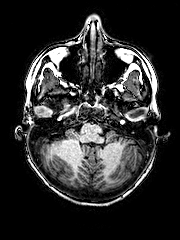
%> input picture Input Images/AX_1.png, 180 x 240 px
$ octave main2.m   (GNU Octave 9; MATLAB toolbox functions it lacks are replaced by stand-ins)
%> lines starting %> are read from the running program, lines starting %| are printed output that depends on the picture; in (x1, y1, x2, y2) boxes, pixels count from 0 and x2, y2 are one past the last pixel; in counts of white or black regions, pixels touching at a corner belong together; the program's own positions count from 1
### SegmentationT1wImage.m
function [output_segmentations] = SegmentationT1wImage(image)
% SEGMENTATIONT1WIMAGE - Perform multi-class segmentation on a T1-weighted image.
%
%   output_segmentations = SegmentationT1wImage(image)
%
%   Input:
%   - image: T1-weighted image to be segmented.
%
%   Output:
%   - output_segmentations: 3D array containing segmented regions.
%                           Dimensions: [image_height, image_width, num_classes]
%
%   Classes:
%   1. Background
%   2. Skull
%   3. CSF (Cerebrospinal Fluid)
%   4. White Matter
%   5. Grey Matter
%
%   Description:
%   This function takes a T1-weighted image as input and performs a series
%   of segmentation steps to identify different regions within the image.
%
%   Steps:
%   1. Background Segmentation: Identify background regions.
%   2. Skull Segmentation: Isolate the skull region.
%   3. Skull Stripping: Mask the brain only, containing CSF, White matter and Grey Matter.
%   4. CSF Segmentation: Identify CSF regions.
%   5. White Matter Segmentation: Indentify white matter regions.
%   6. Grey Matter Segmentation: Indentify grey matter regions.
%
%   See also: BackgroundSegmentation, SkullSegmentation, SkullStripFilter,
%             CSFSegmentation, WhiteMatterSegmentation, GreyMatterSegmentation.
%   Authors:
%   Roos Meijer, Paula Del Popolo, Ellen van Hulst, Erik van Riel.
%
%   Date of Submission:
%   December 14, 2023


% Making sure the image is double greyscale
if size(image, 3) > 1
   image = rgb2gray(image);
end

image= im2double(image);

% Get the size of the input image
[image_height, image_width] = size(image);
num_classes = 5;
output_segmentations = zeros(image_height, image_width, num_classes);

%% Background segmentation
bgrSegIm = BackgroundSegmentation(image);
output_segmentations(:, :, 1) = bgrSegIm;

%% Skull segmentation
skuSegIm = SkullSegmentation(image, bgrSegIm);
output_segmentations(:, :, 2) = skuSegIm;

%% Skull stripping
skullStripped = SkullStripFilter(skuSegIm, bgrSegIm);
% imshow(imcomplement(skullStripped) .* image);

%% CSF segmentation
csfSegIm = CSFSegmentation(image, skullStripped);
output_segmentations(:, :, 3) = csfSegIm;

%% White matter segmentation
whmSegIm = WhiteMatterSegmentation(image, csfSegIm, skullStripped);
output_segmentations(:, :, 4) = whmSegIm;

%% Grey matter segmentation
grmSegIm = GreyMatterSegmentation(whmSegIm ,csfSegIm, skullStripped);
output_segmentations(:, :, 5) = grmSegIm;

end

### Diagonal.m
function [D] = Diagonal(image)
% DIAGONALFACTOR - Calculate the diagonal factor of an image.
%
%   Input:
%   - image: Input image.
%
%   Output:
%   - D: Diagonal factor of the input image.
%
%   Description:
%   This function calculates the diagonal of the input image
%
%   Authors:
%   Roos Meijer, Paula Del Popolo, Ellen van Hulst, Erik van Riel.
%
%   Date of Submission:
%   December 14, 2023

[L, B] = size(image); % get size
D = sqrt(L*L + B*B); % calculate diagonal

end

### BackgroundSegmentation.m
function [outputImage] = BackgroundSegmentation(image)
% BACKGROUNDSEGMENTATION - Perform background segmentation on the input image.
%
%   Input:
%   - image: Input greyscale image.
%
%   Output:
%   - outputImage: Binary mask representing the segmented background.
%
%   Description:
%   This function performs background segmentation on the input greyscale image.
%   It uses a thresholding technique and morphological operations to create a
%   binary mask isolating the background.
%
%   Authors:
%   Roos Meijer, Paula Del Popolo, Ellen van Hulst, Erik van Riel.
%
%   Date of Submission:
%   December 14, 2023

D = Diagonal(image); % Diagonal of the image

% Threshold to get everything but the background
threshold = graythresh(image)/2;
maskImage = image > threshold;

% Close the gaps, strel based on diameter
maskImage = imclose(maskImage,strel('disk', round(0.05*D)));
maskImage = imcomplement(maskImage);

outputImage = maskImage;

end

### SkullSegmentation.m
function [outputImage] = SkullSegmentation(image, bgrSegIm)
% SKULLSEGMENTATION - Segment the skull in a T1-weighted image.
%
%   Input:
%   - image: Normalised T1-weighted greyscale image.
%   - bgrSegIm: Binary mask of the background segmentation.
%
%   Output:
%   - outputImage: Binary mask representing the segmented skull.
%
%   Description:
%   This function segments the skull in a T1-weighted image using a series
%   of morphological operations and thresholding techniques. It employs
%   erosion, dilation, and conditional dilation to refine the skull mask.
%
%   Authors:
%   Roos Meijer, Paula Del Popolo, Ellen van Hulst, Erik van Riel.
%
%   Date of Submission:
%   December 14, 2023

D = Diagonal(image); % Diagonal of the image

% Create the threshold image
bgrRemoved = imcomplement(bgrSegIm);
skullEroded = imerode(bgrRemoved, strel('disk', round(0.0333*D))); % erosion based on diameter to remove part of skull
BrainMasked= image.*skullEroded;
thrImage = BrainMasked> 0.2353 & BrainMasked< 0.90; % threshold to create gap between skull and brain, and to remove high intensities

% Morphological filters to cover the whole brain and remove the skull
erodedImage= erode_max(thrImage,D); % erode as much as possible;
mask = conditional_dilation(erodedImage, thrImage, strel('disk',1),round(0.0167*D));
mask = imfill(mask,"holes");
mask = imopen(mask,strel('disk',round(0.0067*D)));
mask = bwareafilt(logical(mask),[140 size(image,1)*size(image,2)]);
mask = imclose(mask,strel('disk', round(0.0667*D)));
mask = imdilate(mask,strel('disk',round(0.0167*D)));
mask = imfill(mask,"holes");

% Take out only the skull
outputImage = image > 0.1569;
outputImage(mask==1)=0;
outputImage = bwareafilt(outputImage,[250 size(image,1)*size(image,2)]);
outputImage = outputImage & bgrRemoved; % Make sure one pixel can not be in the background and skull mask


end

### erode_max.m
function [outputImage] = erode_max(image,D)
% ERODE_MAX - Perform erosion on the input image until one more iteration
%              would delete all pixels, then stop.
%
%   Input:
%   - image: Binary input image for erosion.
%   - D: Diagonal, for stopping criterion.
%
%   Output:
%   - outputImage: Resultant image after erosion.
%
%   Description:
%   This function performs erosion on the input binary image iteratively
%   using a disk-shaped structuring element of radius 1. It stops when one
%   more iteration would delete all pixels, ensuring a minimal erosion
%   while retaining connectivity.
%
%   See also: Diagonal
%
%   Authors:
%   Roos Meijer, Paula Del Popolo, Ellen van Hulst, Erik van Riel.
%
%   Date of Submission:
%   December 14, 2023

while true
    temp = imerode(image, strel('disk', 1));
    numPix = length(find(temp)) > 1;
    if numPix == 0
        break
    else
        image = temp;
    end
end
outputImage = image;
end

### conditional_dilation.m
function [image_out] = conditional_dilation(image_in, template_image, structure_element,condition)
% CONDITIONAL_DILATION - Perform conditional dilation on the input image.
%
%   Input:
%   - image_in: Input binary image for dilation.
%   - template_image: Template for element-wise multiplication after each dilation.
%   - structure_element: Structuring element for dilation.
%   - condition: Condition to terminate dilation (difference in white pixel count).
%
%   Output:
%   - image_out: Resultant image after conditional dilation.
%
%   Description:
%   This function performs conditional dilation on the input binary image. It
%   iteratively applies dilation using the specified structuring element and
%   terminates when the condition (change in the number of white pixels) is met.
%
%   Authors:
%   Roos Meijer, Paula Del Popolo, Ellen van Hulst, Erik van Riel.
%
%   Date of Submission:
%   December 14, 2023

% Preform dilation until condition is met
image_temp1 = image_in;
image_temp2 = imdilate(image_in, structure_element);
image_temp2 = image_temp2.*template_image;
    while length(find(image_temp2 ==1))-length(find(image_temp1 ==1))>condition
    image_temp1 = image_temp2;
    image_temp2 = imdilate(image_temp2, structure_element);
    image_temp2 = image_temp2.*template_image;
    end
image_out = image_temp2;

end

### SkullStripFilter.m
function [outputImage] = SkullStripFilter(skuSegIm, bgrSegIm)
% SKULLSTRIPFILTER - Generate a brain-only image by combining skull and background segmentations.
%
%   Input:
%   - skuSegIm: Binary mask of the skull segmentation.
%   - bgrSegIm: Binary mask of the background segmentation.
%
%   Output:
%   - outputImage: Binary mask representing the brain-only image.
%
%   Description:
%   This function generates a brain-only image by combining the closed
%   skull segmentation with the background segmentation. It utilizes
%   morphological operations for refinement and complementation to obtain
%   the final brain-only mask.
%
%   Authors:
%   Roos Meijer, Paula Del Popolo, Ellen van Hulst, Erik van Riel.
%
%   Date of Submission:
%   December 14, 2023

D = Diagonal(skuSegIm); % Diagonal of the image

% Combine closed skull segmentation whith backgroundsegmentation
skuSegIm = imclose(skuSegIm, strel('disk', round(0.0500*D)));
maskImage = (skuSegIm + bgrSegIm) > 0.5;
maskImage = imclose(maskImage, strel('disk', round(0.0667*D)));

% complement is brain only image
outputImage = imcomplement(maskImage);

end

### CSFSegmentation.m
function [outputImage] = CSFSegmentation(image, skullStripped)
% CSFSEGMENTATION - Segment cerebrospinal fluid (CSF) in a T1-weighted image.
%
%   Input:
%   - image: Normalised T1-weighted greyscale image.
%   - skullStripped: Binary brain-only mask.
%
%   Output:
%   - outputImage: Binary mask representing the segmented CSF.
%
%   Description:
%   This function segments cerebrospinal fluid (CSF) in a T1-weighted image
%   using a threshold determined by the crossing point of Gaussian curves
%   fitted to the histogram. It iteratively refines the threshold to ensure
%   a valid segmentation within the brain mask.
%
%   Authors:
%   Roos Meijer, Paula Del Popolo, Ellen van Hulst, Erik van Riel.
%
%   Date of Submission:
%   December 14, 2023


maskedImage = image .* skullStripped;

% Choose threshold based on gaussian curves, keep trying till valid
% threshold is found
count = 0;
threshold = 0;
while (count < sum(maskedImage(:) > 1) * 0.1) || (threshold < 0.02)
    threshold = CrossPointGauss(image(maskedImage > 0), 6, 0.2);
    count = sum((image(:) .* maskedImage(:)) < threshold);
end

% Threshold the masked image, remove everything not in the brain mask
csfSegIm = maskedImage < threshold;
csfSegIm = (csfSegIm - imcomplement(skullStripped)) > 0;

outputImage = csfSegIm;

end

### CrossPointGauss.m
function [crossPoint] = CrossPointGauss(inputImage, nrGauss, guess)
% CROSSPOINTGAUSS - Find the crossing point of two Gaussian components in the input histogram.
%
%   Input:
%   - inputImage: Input image or data for histogram analysis.
%   - nrGauss: Number of Gaussian components to fit.
%   - guess: Initial guess for the crossing point.
%
%   Output:
%   - crossPoint: Estimated crossing point of two Gaussian components.
%
%   Description:
%   This function fits Gaussian mixture models to the histogram of the
%   input image and identifies the crossing point of the two Gaussian
%   components with the lowest means.
%
%   Authors:
%   Roos Meijer, Paula Del Popolo, Ellen van Hulst, Erik van Riel.
%
%   Date of Submission:
%   December 14, 2023

% initialize variables
crossPoint = guess;
count = 0;
maxx = 10;

% fit gaussian curves on the histogram, repeat if crosspoint is exactly the
% guess value (this is most likely a fail). repeat max 10 times.
while count < maxx && crossPoint == guess

    gm = fitgmdist(inputImage(:), nrGauss, 'RegularizationValue', 0.00001, 'Options', statset('MaxIter', 200));
    num_components = gm.NumComponents;

    % Initialize variables
    index1 = 1;
    index2 = 1;

    % Loop through each component and find the two with the lowest means
    for i = 1:num_components
        mu_i = gm.mu(i);

        % updating the varaiables if necessary
        if mu_i < gm.mu(index1)
            index2 = index1;
            index1 = i;
        elseif mu_i < gm.mu(index2)
            index2 = i;
        end
    end

    % assigning mu and sigma
    mu1 = gm.mu(index1);
    sigma1 = sqrt(gm.Sigma(:,:,index1));
    proportion1 = gm.ComponentProportion(index1);
    mu2 = gm.mu(index2);
    sigma2 = sqrt(gm.Sigma(:,:,index2));
    proportion2 = gm.ComponentProportion(index2);

    % Get components
    comp1 = @(x) pdf(gm, mu1) .* proportion1 .* normpdf(x, mu1, sigma1);
    comp2 = @(x) pdf(gm, mu2) .* proportion2 .* normpdf(x, mu2, sigma2);
    diff_function = @(x) (comp1(x) - comp2(x));

    %Caluclate crosspoint
    crossPoint = fzero(diff_function, guess);
    count = count +1;
end

end

### main2.m
close all;

files = { "AX_1", "AX_2", "AX_3", "AX_4", "AX_5", "SAG_1", "SAG_2", "SAG_3", "SAG_4", "SAG_5", "COR_1", "COR_2", "COR_3", "COR_4", "COR_5" };
% files = {"TEST_AX_2", "TEST_SAG_1", "TEST_SAG_2", "TEST_COR_1", "TEST_COR_2" };
for i = 1:length(files)
    filename = files{i};
    extension = ".png";
    image= im2double(imread("Input Images/" + filename + extension));
%> image: size 240x180 double; min 0, max 1, mean 0.175

    if size(image, 3) > 1
        image = rgb2gray(image);
    end

    [segmentations] = SegmentationT1wImage(image);
%> in BackgroundSegmentation, `D = Diagonal(image);`: D = 300
%> in BackgroundSegmentation, `threshold = graythresh(image)/2;`: threshold = 0.181
%> in BackgroundSegmentation, `maskImage = image > threshold;`:
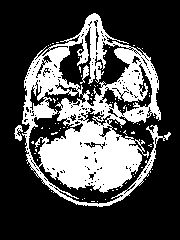
%> maskImage: size 240x180 logical; 29.4% white; 74 white regions (71 under 20 px), largest, box (x1, y1, x2, y2) and area: (22, 13, 171, 207) 12382, (14, 125, 23, 141) 79, (80, 65, 89, 84) 69
%> in BackgroundSegmentation, `maskImage = imclose(maskImage,strel('disk', round(0.05*D)));`: maskImage: size 240x180 logical; 47.2% white; 1 white region, box (x1, y1, x2, y2) and area: (14, 13, 171, 207) 20396
%> in SkullSegmentation, `skullEroded = imerode(bgrRemoved, strel('disk', round(0.0333*D)));`: skullEroded: size 240x180 logical; 36% white; 1 white region, box (x1, y1, x2, y2) and area: (24, 28, 157, 197) 15534
%> in SkullSegmentation, `thrImage = BrainMasked> 0.2353 & BrainMasked< 0.90;`: thrImage: size 240x180 logical; 17.8% white; 105 white regions (94 under 20 px), largest, box (x1, y1, x2, y2) and area: (40, 67, 151, 191) 5864, (37, 69, 82, 101) 472, (89, 30, 107, 83) 379
%> the loop in erode_max, `while true` made 13 passes
%> numPix on passes 1 to 12: true, true, true, true, true, true, true, true, true, true, true, true
%> pass 1, in erode_max, `temp = imerode(image, strel('disk', 1));`:
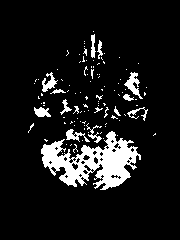
%> temp: size 240x180 logical; 9.8% white; 106 white regions (91 under 20 px), largest, box (x1, y1, x2, y2) and area: (41, 131, 141, 190) 2799, (124, 72, 143, 99) 195, (42, 72, 58, 92) 144
%> after the loop in erode_max, `while true`:
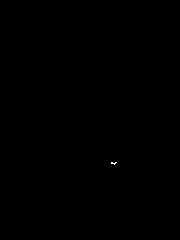
%> image: size 240x180 logical; 0.02% white in thin lines or dots, all inside (x1, y1, x2, y2) = (111, 162, 117, 165)
%> in conditional_dilation, `image_temp2 = imdilate(image_in, structure_element);`: image_temp2: size 240x180 logical; 0.06% white in thin lines or dots, all inside (x1, y1, x2, y2) = (110, 161, 118, 166)
%> the loop in conditional_dilation, `while length(find(image_temp2 ==1))-length(find(image_temp1 ==1))>cond..` made 95 passes
%> after the loop in conditional_dilation, `while length(find(image_temp2 ==1))-length(find(image_temp1 ==1))>cond..`:
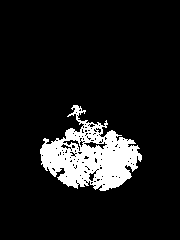
%> image_temp2: size 240x180 double; values 0 (black) and 1 (white), 10.1% white; 1 white region, box (x1, y1, x2, y2) and area: (40, 105, 142, 191) 4351
%> in SkullSegmentation, `mask = imfill(mask,"holes");`: mask: size 240x180 double; values 0 (black) and 1 (white), 11.1% white; 1 white region, box (x1, y1, x2, y2) and area: (40, 105, 142, 191) 4799
%> in SkullSegmentation, `mask = imopen(mask,strel('disk',round(0.0067*D)));`: mask: size 240x180 double; values 0 (black) and 1 (white), 10.6% white; 2 white regions, box (x1, y1, x2, y2) and area: (40, 122, 142, 191) 4515, (74, 105, 83, 115) 52
%> in SkullSegmentation, `mask = bwareafilt(logical(mask),[140 size(image,1)*size(image,2)]);`: mask: size 240x180 logical; 10.5% white; 1 white region, box (x1, y1, x2, y2) and area: (40, 122, 142, 191) 4515
%> in SkullSegmentation, `mask = imclose(mask,strel('disk', round(0.0667*D)));`: mask: size 240x180 logical; 11.2% white; 1 white region, box (x1, y1, x2, y2) and area: (40, 122, 142, 191) 4852
%> in SkullSegmentation, `mask = imdilate(mask,strel('disk',round(0.0167*D)));`: mask: size 240x180 logical; 14.1% white; 1 white region, box (x1, y1, x2, y2) and area: (36, 118, 146, 195) 6072
%> in SkullSegmentation, `outputImage = image > 0.1569;`: outputImage: size 240x180 logical; 30.6% white; 64 white regions (62 under 20 px), largest, box (x1, y1, x2, y2) and area: (14, 13, 171, 207) 12993, (80, 65, 89, 84) 78
%> in SkullSegmentation, `outputImage(mask==1)=0;`:
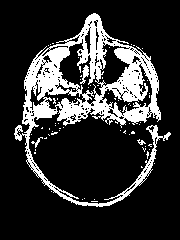
%> outputImage: size 240x180 logical; 18.9% white; 66 white regions (62 under 20 px), largest, box (x1, y1, x2, y2) and area: (14, 13, 171, 207) 7866, (80, 65, 89, 84) 78, (31, 137, 43, 148) 36, (137, 139, 146, 145) 25
%> in SkullSegmentation, `outputImage = bwareafilt(outputImage,[250 size(image,1)*size(image,2)]);`: outputImage: size 240x180 logical; 18.2% white; 1 white region, box (x1, y1, x2, y2) and area: (14, 13, 171, 207) 7866
%> in SkullSegmentation, `outputImage = outputImage & bgrRemoved;`: outputImage: size 240x180 logical; 18.2% white; 2 white regions (1 under 20 px), largest, box (x1, y1, x2, y2) and area: (14, 13, 171, 207) 7842
%> in SkullStripFilter, `skuSegIm = imclose(skuSegIm, strel('disk', round(0.0500*D)));`: skuSegIm: size 240x180 logical; 29.4% white; 1 white region, box (x1, y1, x2, y2) and area: (14, 13, 171, 207) 12701
%> in SkullStripFilter, `maskImage = (skuSegIm + bgrSegIm) > 0.5;`: maskImage: size 240x180 logical; 82.2% white; 6 black regions (5 under 20 px), largest, box (x1, y1, x2, y2) and area: (29, 118, 153, 203) 7673
%> in SkullStripFilter, `maskImage = imclose(maskImage, strel('disk', round(0.0667*D)));`:
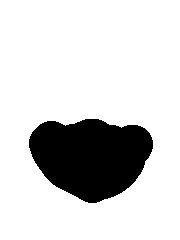
%> maskImage: size 240x180 logical; 82.4% white; 1 black region, box (x1, y1, x2, y2) and area: (29, 119, 153, 203) 7611
%> in CSFSegmentation, `maskedImage = image .* skullStripped;`:
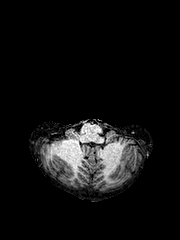
%> maskedImage: size 240x180 double; min 0, max 1, mean 0.0657
%> the loop in CSFSegmentation, `while (count < sum(maskedImage(:) > 1) * 0.1) || (threshold < 0.02)` made 1 pass
%> (count, maxx in CrossPointGauss) on pass 1: (0, 10)
%> the run ends on the next line

$ run again, with Input Images/AX_5.png copied over Input Images/AX_1.png
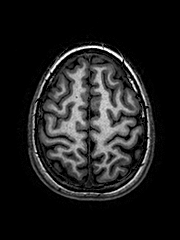
%> input picture Input Images/AX_5.png, 180 x 240 px
%> in BackgroundSegmentation, `D = Diagonal(image);`: D = 300
%> threshold = 0.125
%> skullEroded: size 240x180 logical; 28.2% white; 1 white region, box (x1, y1, x2, y2) and area: (37, 51, 146, 192) 12188
%> thrImage: size 240x180 logical; 16.9% white; 60 white regions (56 under 20 px), largest, box (x1, y1, x2, y2) and area: (39, 58, 143, 183) 7007, (92, 55, 112, 63) 60, (104, 180, 125, 189) 36, (127, 74, 137, 93) 26
%> the loop in erode_max, `while true` made 11 passes
%> numPix on passes 1 to 8: true, true, true, true, true, true, true, true
%> the loop in conditional_dilation, `while length(find(image_temp2 ==1))-length(find(image_temp1 ==1))>cond..` made 80 passes
%> after the loop in conditional_dilation, `while length(find(image_temp2 ==1))-length(find(image_temp1 ==1))>cond..`:
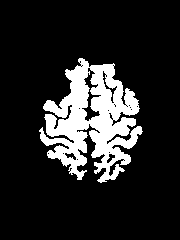
%> image_temp2: size 240x180 double; values 0 (black) and 1 (white), 15.5% white; 1 white region, box (x1, y1, x2, y2) and area: (39, 58, 143, 183) 6697
%> skuSegIm: size 240x180 logical; 7% white; 1 white region, box (x1, y1, x2, y2) and area: (28, 43, 155, 201) 3028
%> in SkullStripFilter, `maskImage = imclose(maskImage, strel('disk', round(0.0667*D)));`:
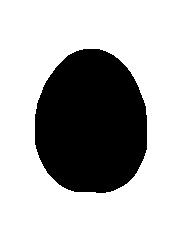
%> maskImage: size 240x180 logical; 69.9% white; 1 black region, box (x1, y1, x2, y2) and area: (35, 49, 147, 193) 12999
%> the loop in CSFSegmentation, `while (count < sum(maskedImage(:) > 1) * 0.1) || (threshold < 0.02)` made 1 pass
%> (count, maxx in CrossPointGauss) on pass 1: (0, 10)

$ run again, with Input Images/COR_1.png copied over Input Images/AX_1.png
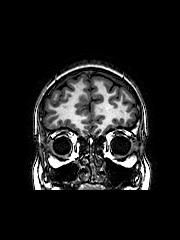
%> input picture Input Images/COR_1.png, 180 x 240 px
%> in BackgroundSegmentation, `D = Diagonal(image);`: D = 300
%> threshold = 0.177
%> skullEroded: size 240x180 logical; 21.5% white; 1 white region, box (x1, y1, x2, y2) and area: (40, 71, 142, 181) 9309
%> thrImage: size 240x180 logical; 11.4% white; 72 white regions (59 under 20 px), largest, box (x1, y1, x2, y2) and area: (43, 74, 138, 140) 3718, (80, 147, 107, 181) 257, (46, 132, 74, 162) 214
%> the loop in erode_max, `while true` made 13 passes
%> numPix on passes 1 to 8: true, true, true, true, true, true, true, true
%> the loop in conditional_dilation, `while length(find(image_temp2 ==1))-length(find(image_temp1 ==1))>cond..` made 78 passes
%> after the loop in conditional_dilation, `while length(find(image_temp2 ==1))-length(find(image_temp1 ==1))>cond..`:
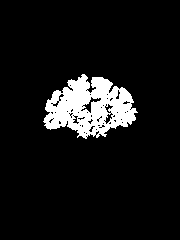
%> image_temp2: size 240x180 double; values 0 (black) and 1 (white), 8.3% white; 1 white region, box (x1, y1, x2, y2) and area: (43, 74, 138, 139) 3584
%> skuSegIm: size 240x180 logical; 17.1% white; 1 white region, box (x1, y1, x2, y2) and area: (32, 61, 152, 190) 7398
%> in CSFSegmentation, `maskedImage = image .* skullStripped;`:
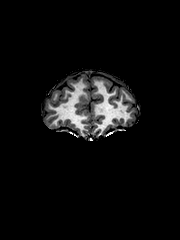
%> maskedImage: size 240x180 double; min 0, max 1, mean 0.0515
%> the loop in CSFSegmentation, `while (count < sum(maskedImage(:) > 1) * 0.1) || (threshold < 0.02)` made 1 pass
%> (count, maxx in CrossPointGauss) on pass 1: (0, 10)

$ run again, with Input Images/COR_2.png copied over Input Images/AX_1.png
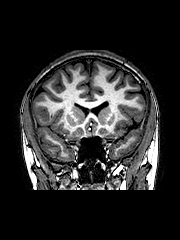
%> input picture Input Images/COR_2.png, 180 x 240 px
%> in BackgroundSegmentation, `D = Diagonal(image);`: D = 300
%> threshold = 0.15
%> skullEroded: size 240x180 logical; 29.9% white; 1 white region, box (x1, y1, x2, y2) and area: (29, 59, 151, 181) 12933
%> thrImage: size 240x180 logical; 19.7% white; 37 white regions (33 under 20 px), largest, box (x1, y1, x2, y2) and area: (32, 61, 151, 181) 7645, (29, 113, 80, 181) 698, (94, 159, 109, 172) 51, (78, 161, 86, 169) 25
%> the loop in erode_max, `while true` made 11 passes
%> numPix on passes 1 to 8: true, true, true, true, true, true, true, true
%> the loop in conditional_dilation, `while length(find(image_temp2 ==1))-length(find(image_temp1 ==1))>cond..` made 132 passes
%> skuSegIm: size 240x180 logical; 14.3% white; 1 white region, box (x1, y1, x2, y2) and area: (20, 50, 160, 190) 6187
%> in CSFSegmentation, `maskedImage = image .* skullStripped;`:
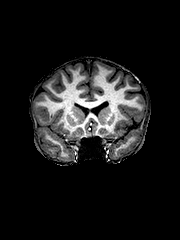
%> maskedImage: size 240x180 double; min 0, max 1, mean 0.1
%> the loop in CSFSegmentation, `while (count < sum(maskedImage(:) > 1) * 0.1) || (threshold < 0.02)` made 1 pass
%> (count, maxx in CrossPointGauss) on pass 1: (0, 10)
